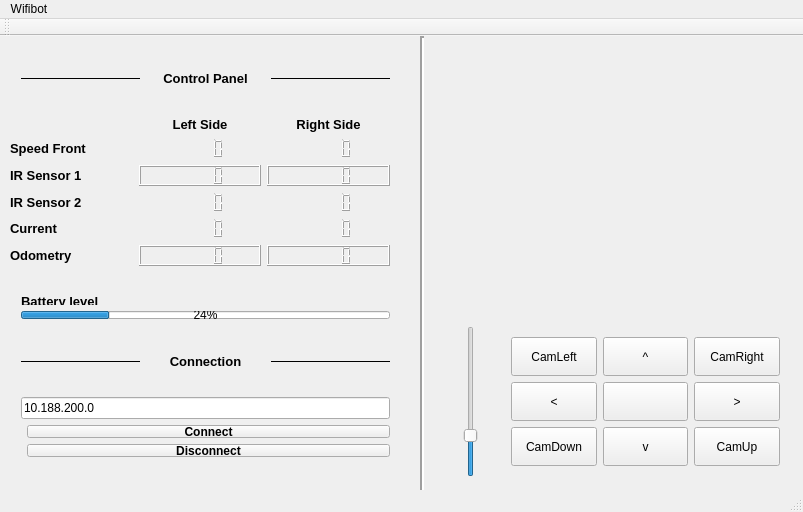
<?xml version="1.0" encoding="UTF-8"?>
<ui version="4.0">
 <class>MainWindow</class>
 <widget class="QMainWindow" name="MainWindow">
  <property name="geometry">
   <rect>
    <x>0</x>
    <y>0</y>
    <width>803</width>
    <height>512</height>
   </rect>
  </property>
  <property name="acceptDrops">
   <bool>false</bool>
  </property>
  <property name="windowTitle">
   <string>MainWindow</string>
  </property>
  <property name="dockNestingEnabled">
   <bool>false</bool>
  </property>
  <widget class="QWidget" name="centralWidget">
   <widget class="QWidget" name="gridLayoutWidget">
    <property name="geometry">
     <rect>
      <x>10</x>
      <y>350</y>
      <width>391</width>
      <height>88</height>
     </rect>
    </property>
    <property name="sizePolicy">
     <sizepolicy hsizetype="Preferred" vsizetype="Preferred">
      <horstretch>0</horstretch>
      <verstretch>0</verstretch>
     </sizepolicy>
    </property>
    <layout class="QGridLayout" name="connectionLayout">
     <item row="0" column="0">
      <widget class="QLineEdit" name="ipAddressEdit">
       <property name="sizePolicy">
        <sizepolicy hsizetype="Expanding" vsizetype="Preferred">
         <horstretch>0</horstretch>
         <verstretch>0</verstretch>
        </sizepolicy>
       </property>
       <property name="text">
        <string>10.188.200.0</string>
       </property>
      </widget>
     </item>
     <item row="1" column="0">
      <layout class="QFormLayout" name="connectBouttonBox">
       <property name="fieldGrowthPolicy">
        <enum>QFormLayout::AllNonFixedFieldsGrow</enum>
       </property>
       <property name="rowWrapPolicy">
        <enum>QFormLayout::WrapLongRows</enum>
       </property>
       <property name="labelAlignment">
        <set>Qt::AlignJustify|Qt::AlignVCenter</set>
       </property>
       <property name="leftMargin">
        <number>0</number>
       </property>
       <property name="rightMargin">
        <number>0</number>
       </property>
       <property name="bottomMargin">
        <number>0</number>
       </property>
       <item row="0" column="1">
        <widget class="QPushButton" name="connectBoutton">
         <property name="sizePolicy">
          <sizepolicy hsizetype="Preferred" vsizetype="Preferred">
           <horstretch>0</horstretch>
           <verstretch>0</verstretch>
          </sizepolicy>
         </property>
         <property name="baseSize">
          <size>
           <width>15</width>
           <height>0</height>
          </size>
         </property>
         <property name="font">
          <font>
           <weight>75</weight>
           <italic>false</italic>
           <bold>true</bold>
           <strikeout>false</strikeout>
           <kerning>false</kerning>
          </font>
         </property>
         <property name="layoutDirection">
          <enum>Qt::RightToLeft</enum>
         </property>
         <property name="autoFillBackground">
          <bool>false</bool>
         </property>
         <property name="text">
          <string>Connect</string>
         </property>
        </widget>
       </item>
       <item row="2" column="1">
        <widget class="Line" name="line_2">
         <property name="sizePolicy">
          <sizepolicy hsizetype="Fixed" vsizetype="Preferred">
           <horstretch>0</horstretch>
           <verstretch>0</verstretch>
          </sizepolicy>
         </property>
         <property name="font">
          <font>
           <pointsize>10</pointsize>
           <weight>75</weight>
           <bold>true</bold>
          </font>
         </property>
         <property name="orientation">
          <enum>Qt::Vertical</enum>
         </property>
        </widget>
       </item>
       <item row="1" column="1">
        <widget class="QPushButton" name="disconnectBoutton">
         <property name="sizePolicy">
          <sizepolicy hsizetype="Minimum" vsizetype="Preferred">
           <horstretch>0</horstretch>
           <verstretch>0</verstretch>
          </sizepolicy>
         </property>
         <property name="minimumSize">
          <size>
           <width>75</width>
           <height>0</height>
          </size>
         </property>
         <property name="baseSize">
          <size>
           <width>15</width>
           <height>0</height>
          </size>
         </property>
         <property name="font">
          <font>
           <weight>75</weight>
           <italic>false</italic>
           <bold>true</bold>
           <strikeout>false</strikeout>
           <kerning>false</kerning>
          </font>
         </property>
         <property name="layoutDirection">
          <enum>Qt::RightToLeft</enum>
         </property>
         <property name="autoFillBackground">
          <bool>false</bool>
         </property>
         <property name="text">
          <string>Disconnect</string>
         </property>
        </widget>
       </item>
      </layout>
     </item>
    </layout>
   </widget>
   <widget class="QWidget" name="gridLayoutWidget_3">
    <property name="geometry">
     <rect>
      <x>10</x>
      <y>310</y>
      <width>391</width>
      <height>31</height>
     </rect>
    </property>
    <layout class="QGridLayout" name="connectionLine">
     <property name="sizeConstraint">
      <enum>QLayout::SetDefaultConstraint</enum>
     </property>
     <item row="0" column="0">
      <widget class="Line" name="line_6">
       <property name="windowModality">
        <enum>Qt::WindowModal</enum>
       </property>
       <property name="sizePolicy">
        <sizepolicy hsizetype="Minimum" vsizetype="Preferred">
         <horstretch>0</horstretch>
         <verstretch>0</verstretch>
        </sizepolicy>
       </property>
       <property name="minimumSize">
        <size>
         <width>28</width>
         <height>6</height>
        </size>
       </property>
       <property name="sizeIncrement">
        <size>
         <width>31</width>
         <height>0</height>
        </size>
       </property>
       <property name="font">
        <font>
         <pointsize>10</pointsize>
         <weight>75</weight>
         <bold>true</bold>
        </font>
       </property>
       <property name="autoFillBackground">
        <bool>true</bool>
       </property>
       <property name="frameShadow">
        <enum>QFrame::Plain</enum>
       </property>
       <property name="lineWidth">
        <number>0</number>
       </property>
       <property name="orientation">
        <enum>Qt::Horizontal</enum>
       </property>
      </widget>
     </item>
     <item row="0" column="1">
      <widget class="QLabel" name="label_6">
       <property name="font">
        <font>
         <pointsize>10</pointsize>
         <weight>75</weight>
         <bold>true</bold>
        </font>
       </property>
       <property name="text">
        <string>Connection</string>
       </property>
       <property name="alignment">
        <set>Qt::AlignCenter</set>
       </property>
      </widget>
     </item>
     <item row="0" column="2">
      <widget class="Line" name="line_4">
       <property name="windowModality">
        <enum>Qt::WindowModal</enum>
       </property>
       <property name="sizePolicy">
        <sizepolicy hsizetype="Minimum" vsizetype="Preferred">
         <horstretch>0</horstretch>
         <verstretch>0</verstretch>
        </sizepolicy>
       </property>
       <property name="minimumSize">
        <size>
         <width>28</width>
         <height>6</height>
        </size>
       </property>
       <property name="sizeIncrement">
        <size>
         <width>31</width>
         <height>0</height>
        </size>
       </property>
       <property name="font">
        <font>
         <pointsize>10</pointsize>
         <weight>75</weight>
         <bold>true</bold>
        </font>
       </property>
       <property name="autoFillBackground">
        <bool>true</bool>
       </property>
       <property name="frameShadow">
        <enum>QFrame::Plain</enum>
       </property>
       <property name="lineWidth">
        <number>0</number>
       </property>
       <property name="orientation">
        <enum>Qt::Horizontal</enum>
       </property>
      </widget>
     </item>
    </layout>
   </widget>
   <widget class="QWidget" name="gridLayoutWidget_5">
    <property name="geometry">
     <rect>
      <x>500</x>
      <y>290</y>
      <width>291</width>
      <height>151</height>
     </rect>
    </property>
    <property name="sizePolicy">
     <sizepolicy hsizetype="Preferred" vsizetype="Preferred">
      <horstretch>0</horstretch>
      <verstretch>0</verstretch>
     </sizepolicy>
    </property>
    <layout class="QGridLayout" name="motionControl">
     <item row="0" column="3">
      <widget class="QPushButton" name="pushButton_3">
       <property name="sizePolicy">
        <sizepolicy hsizetype="Minimum" vsizetype="Preferred">
         <horstretch>0</horstretch>
         <verstretch>0</verstretch>
        </sizepolicy>
       </property>
       <property name="text">
        <string>CamRight</string>
       </property>
      </widget>
     </item>
     <item row="1" column="3">
      <widget class="QPushButton" name="rightBoutton">
       <property name="sizePolicy">
        <sizepolicy hsizetype="Minimum" vsizetype="Preferred">
         <horstretch>0</horstretch>
         <verstretch>0</verstretch>
        </sizepolicy>
       </property>
       <property name="text">
        <string>&gt;</string>
       </property>
      </widget>
     </item>
     <item row="2" column="1">
      <widget class="QPushButton" name="pushButton_4">
       <property name="sizePolicy">
        <sizepolicy hsizetype="Minimum" vsizetype="Preferred">
         <horstretch>0</horstretch>
         <verstretch>0</verstretch>
        </sizepolicy>
       </property>
       <property name="text">
        <string>CamDown</string>
       </property>
      </widget>
     </item>
     <item row="0" column="1">
      <widget class="QPushButton" name="pushButton_2">
       <property name="sizePolicy">
        <sizepolicy hsizetype="Minimum" vsizetype="Preferred">
         <horstretch>0</horstretch>
         <verstretch>0</verstretch>
        </sizepolicy>
       </property>
       <property name="text">
        <string>CamLeft</string>
       </property>
      </widget>
     </item>
     <item row="1" column="2">
      <widget class="QPushButton" name="pushButton">
       <property name="sizePolicy">
        <sizepolicy hsizetype="Minimum" vsizetype="Preferred">
         <horstretch>0</horstretch>
         <verstretch>0</verstretch>
        </sizepolicy>
       </property>
       <property name="text">
        <string/>
       </property>
      </widget>
     </item>
     <item row="0" column="2">
      <widget class="QPushButton" name="upBoutton">
       <property name="sizePolicy">
        <sizepolicy hsizetype="Minimum" vsizetype="Preferred">
         <horstretch>0</horstretch>
         <verstretch>0</verstretch>
        </sizepolicy>
       </property>
       <property name="text">
        <string>^</string>
       </property>
      </widget>
     </item>
     <item row="1" column="1">
      <widget class="QPushButton" name="LeftBoutton">
       <property name="sizePolicy">
        <sizepolicy hsizetype="Minimum" vsizetype="Preferred">
         <horstretch>0</horstretch>
         <verstretch>0</verstretch>
        </sizepolicy>
       </property>
       <property name="text">
        <string>&lt;</string>
       </property>
      </widget>
     </item>
     <item row="2" column="2">
      <widget class="QPushButton" name="downBouton">
       <property name="sizePolicy">
        <sizepolicy hsizetype="Minimum" vsizetype="Preferred">
         <horstretch>0</horstretch>
         <verstretch>0</verstretch>
        </sizepolicy>
       </property>
       <property name="text">
        <string>v</string>
       </property>
      </widget>
     </item>
     <item row="2" column="3">
      <widget class="QPushButton" name="pushButton_5">
       <property name="sizePolicy">
        <sizepolicy hsizetype="Minimum" vsizetype="Preferred">
         <horstretch>0</horstretch>
         <verstretch>0</verstretch>
        </sizepolicy>
       </property>
       <property name="text">
        <string>CamUp</string>
       </property>
      </widget>
     </item>
    </layout>
   </widget>
   <widget class="QSlider" name="speedSlider">
    <property name="geometry">
     <rect>
      <x>460</x>
      <y>290</y>
      <width>21</width>
      <height>151</height>
     </rect>
    </property>
    <property name="maximum">
     <number>240</number>
    </property>
    <property name="singleStep">
     <number>20</number>
    </property>
    <property name="pageStep">
     <number>20</number>
    </property>
    <property name="value">
     <number>60</number>
    </property>
    <property name="tracking">
     <bool>true</bool>
    </property>
    <property name="orientation">
     <enum>Qt::Vertical</enum>
    </property>
    <property name="tickInterval">
     <number>0</number>
    </property>
   </widget>
   <widget class="QWidget" name="formLayoutWidget">
    <property name="geometry">
     <rect>
      <x>10</x>
      <y>70</y>
      <width>391</width>
      <height>171</height>
     </rect>
    </property>
    <property name="sizePolicy">
     <sizepolicy hsizetype="Preferred" vsizetype="Preferred">
      <horstretch>0</horstretch>
      <verstretch>0</verstretch>
     </sizepolicy>
    </property>
    <property name="font">
     <font>
      <pointsize>10</pointsize>
      <weight>75</weight>
      <bold>true</bold>
     </font>
    </property>
    <property name="autoFillBackground">
     <bool>true</bool>
    </property>
    <layout class="QGridLayout" name="controlPanel">
     <property name="sizeConstraint">
      <enum>QLayout::SetDefaultConstraint</enum>
     </property>
     <property name="leftMargin">
      <number>0</number>
     </property>
     <property name="verticalSpacing">
      <number>6</number>
     </property>
     <item row="3" column="2">
      <widget class="QLCDNumber" name="IRS2Right">
       <property name="sizePolicy">
        <sizepolicy hsizetype="Minimum" vsizetype="Preferred">
         <horstretch>0</horstretch>
         <verstretch>0</verstretch>
        </sizepolicy>
       </property>
       <property name="font">
        <font>
         <pointsize>10</pointsize>
         <weight>75</weight>
         <bold>true</bold>
        </font>
       </property>
       <property name="autoFillBackground">
        <bool>true</bool>
       </property>
       <property name="frameShadow">
        <enum>QFrame::Plain</enum>
       </property>
       <property name="lineWidth">
        <number>0</number>
       </property>
      </widget>
     </item>
     <item row="1" column="2">
      <widget class="QLCDNumber" name="speedRight">
       <property name="sizePolicy">
        <sizepolicy hsizetype="Minimum" vsizetype="Preferred">
         <horstretch>0</horstretch>
         <verstretch>0</verstretch>
        </sizepolicy>
       </property>
       <property name="font">
        <font>
         <pointsize>10</pointsize>
         <weight>75</weight>
         <bold>true</bold>
        </font>
       </property>
       <property name="autoFillBackground">
        <bool>true</bool>
       </property>
       <property name="frameShadow">
        <enum>QFrame::Plain</enum>
       </property>
       <property name="lineWidth">
        <number>0</number>
       </property>
      </widget>
     </item>
     <item row="3" column="0">
      <widget class="QLabel" name="irSensor2Label">
       <property name="sizePolicy">
        <sizepolicy hsizetype="Preferred" vsizetype="Preferred">
         <horstretch>0</horstretch>
         <verstretch>0</verstretch>
        </sizepolicy>
       </property>
       <property name="font">
        <font>
         <pointsize>10</pointsize>
         <weight>75</weight>
         <bold>true</bold>
        </font>
       </property>
       <property name="autoFillBackground">
        <bool>true</bool>
       </property>
       <property name="frameShadow">
        <enum>QFrame::Plain</enum>
       </property>
       <property name="lineWidth">
        <number>0</number>
       </property>
       <property name="text">
        <string>IR Sensor 2</string>
       </property>
      </widget>
     </item>
     <item row="0" column="2">
      <widget class="QLabel" name="rightSideLabel">
       <property name="sizePolicy">
        <sizepolicy hsizetype="Preferred" vsizetype="Preferred">
         <horstretch>0</horstretch>
         <verstretch>0</verstretch>
        </sizepolicy>
       </property>
       <property name="font">
        <font>
         <pointsize>10</pointsize>
         <weight>75</weight>
         <bold>true</bold>
        </font>
       </property>
       <property name="autoFillBackground">
        <bool>true</bool>
       </property>
       <property name="frameShadow">
        <enum>QFrame::Plain</enum>
       </property>
       <property name="lineWidth">
        <number>0</number>
       </property>
       <property name="text">
        <string>Right Side</string>
       </property>
       <property name="alignment">
        <set>Qt::AlignCenter</set>
       </property>
      </widget>
     </item>
     <item row="0" column="1">
      <widget class="QLabel" name="leftSideLabel">
       <property name="sizePolicy">
        <sizepolicy hsizetype="Preferred" vsizetype="Preferred">
         <horstretch>0</horstretch>
         <verstretch>0</verstretch>
        </sizepolicy>
       </property>
       <property name="font">
        <font>
         <pointsize>10</pointsize>
         <weight>75</weight>
         <bold>true</bold>
        </font>
       </property>
       <property name="autoFillBackground">
        <bool>true</bool>
       </property>
       <property name="frameShadow">
        <enum>QFrame::Plain</enum>
       </property>
       <property name="lineWidth">
        <number>0</number>
       </property>
       <property name="text">
        <string>Left Side</string>
       </property>
       <property name="alignment">
        <set>Qt::AlignCenter</set>
       </property>
      </widget>
     </item>
     <item row="4" column="2">
      <widget class="QLCDNumber" name="CurrentRight">
       <property name="sizePolicy">
        <sizepolicy hsizetype="Minimum" vsizetype="Preferred">
         <horstretch>0</horstretch>
         <verstretch>0</verstretch>
        </sizepolicy>
       </property>
       <property name="font">
        <font>
         <pointsize>10</pointsize>
         <weight>75</weight>
         <bold>true</bold>
        </font>
       </property>
       <property name="autoFillBackground">
        <bool>true</bool>
       </property>
       <property name="frameShadow">
        <enum>QFrame::Plain</enum>
       </property>
       <property name="lineWidth">
        <number>0</number>
       </property>
      </widget>
     </item>
     <item row="4" column="0">
      <widget class="QLabel" name="currentLabel">
       <property name="sizePolicy">
        <sizepolicy hsizetype="Preferred" vsizetype="Preferred">
         <horstretch>0</horstretch>
         <verstretch>0</verstretch>
        </sizepolicy>
       </property>
       <property name="font">
        <font>
         <pointsize>10</pointsize>
         <weight>75</weight>
         <bold>true</bold>
        </font>
       </property>
       <property name="autoFillBackground">
        <bool>true</bool>
       </property>
       <property name="frameShadow">
        <enum>QFrame::Plain</enum>
       </property>
       <property name="lineWidth">
        <number>0</number>
       </property>
       <property name="text">
        <string>Current</string>
       </property>
      </widget>
     </item>
     <item row="2" column="0">
      <widget class="QLabel" name="label">
       <property name="sizePolicy">
        <sizepolicy hsizetype="Preferred" vsizetype="Preferred">
         <horstretch>0</horstretch>
         <verstretch>0</verstretch>
        </sizepolicy>
       </property>
       <property name="font">
        <font>
         <pointsize>10</pointsize>
         <weight>75</weight>
         <bold>true</bold>
        </font>
       </property>
       <property name="autoFillBackground">
        <bool>true</bool>
       </property>
       <property name="frameShadow">
        <enum>QFrame::Plain</enum>
       </property>
       <property name="lineWidth">
        <number>0</number>
       </property>
       <property name="text">
        <string>IR Sensor 1</string>
       </property>
      </widget>
     </item>
     <item row="1" column="0">
      <widget class="QLabel" name="SpeedFrontLabel">
       <property name="sizePolicy">
        <sizepolicy hsizetype="Preferred" vsizetype="Preferred">
         <horstretch>0</horstretch>
         <verstretch>0</verstretch>
        </sizepolicy>
       </property>
       <property name="font">
        <font>
         <pointsize>10</pointsize>
         <weight>75</weight>
         <bold>true</bold>
        </font>
       </property>
       <property name="autoFillBackground">
        <bool>true</bool>
       </property>
       <property name="frameShadow">
        <enum>QFrame::Plain</enum>
       </property>
       <property name="lineWidth">
        <number>0</number>
       </property>
       <property name="text">
        <string>Speed Front</string>
       </property>
      </widget>
     </item>
     <item row="3" column="1">
      <widget class="QLCDNumber" name="IRS2Left">
       <property name="sizePolicy">
        <sizepolicy hsizetype="Minimum" vsizetype="Preferred">
         <horstretch>0</horstretch>
         <verstretch>0</verstretch>
        </sizepolicy>
       </property>
       <property name="font">
        <font>
         <pointsize>10</pointsize>
         <weight>75</weight>
         <bold>true</bold>
        </font>
       </property>
       <property name="autoFillBackground">
        <bool>true</bool>
       </property>
       <property name="frameShadow">
        <enum>QFrame::Plain</enum>
       </property>
       <property name="lineWidth">
        <number>0</number>
       </property>
      </widget>
     </item>
     <item row="1" column="1">
      <widget class="QLCDNumber" name="speedLeft">
       <property name="sizePolicy">
        <sizepolicy hsizetype="Preferred" vsizetype="Preferred">
         <horstretch>0</horstretch>
         <verstretch>0</verstretch>
        </sizepolicy>
       </property>
       <property name="font">
        <font>
         <pointsize>10</pointsize>
         <weight>75</weight>
         <bold>true</bold>
        </font>
       </property>
       <property name="autoFillBackground">
        <bool>true</bool>
       </property>
       <property name="frameShadow">
        <enum>QFrame::Plain</enum>
       </property>
       <property name="lineWidth">
        <number>0</number>
       </property>
      </widget>
     </item>
     <item row="4" column="1">
      <widget class="QLCDNumber" name="CurrentLeft">
       <property name="sizePolicy">
        <sizepolicy hsizetype="Minimum" vsizetype="Preferred">
         <horstretch>0</horstretch>
         <verstretch>0</verstretch>
        </sizepolicy>
       </property>
       <property name="font">
        <font>
         <pointsize>10</pointsize>
         <weight>75</weight>
         <bold>true</bold>
        </font>
       </property>
       <property name="autoFillBackground">
        <bool>true</bool>
       </property>
       <property name="frameShadow">
        <enum>QFrame::Plain</enum>
       </property>
       <property name="lineWidth">
        <number>0</number>
       </property>
      </widget>
     </item>
     <item row="5" column="0">
      <widget class="QLabel" name="label_5">
       <property name="text">
        <string>Odometry </string>
       </property>
      </widget>
     </item>
     <item row="2" column="1">
      <widget class="QLCDNumber" name="IRS1Left">
       <property name="sizePolicy">
        <sizepolicy hsizetype="Preferred" vsizetype="Preferred">
         <horstretch>0</horstretch>
         <verstretch>0</verstretch>
        </sizepolicy>
       </property>
       <property name="contextMenuPolicy">
        <enum>Qt::NoContextMenu</enum>
       </property>
       <property name="layoutDirection">
        <enum>Qt::LeftToRight</enum>
       </property>
      </widget>
     </item>
     <item row="2" column="2">
      <widget class="QLCDNumber" name="IRS1Right">
       <property name="sizePolicy">
        <sizepolicy hsizetype="Preferred" vsizetype="Preferred">
         <horstretch>0</horstretch>
         <verstretch>0</verstretch>
        </sizepolicy>
       </property>
       <property name="contextMenuPolicy">
        <enum>Qt::NoContextMenu</enum>
       </property>
       <property name="layoutDirection">
        <enum>Qt::LeftToRight</enum>
       </property>
      </widget>
     </item>
     <item row="5" column="1">
      <widget class="QLCDNumber" name="odometryLeft">
       <property name="sizePolicy">
        <sizepolicy hsizetype="Preferred" vsizetype="Preferred">
         <horstretch>0</horstretch>
         <verstretch>0</verstretch>
        </sizepolicy>
       </property>
       <property name="contextMenuPolicy">
        <enum>Qt::NoContextMenu</enum>
       </property>
       <property name="layoutDirection">
        <enum>Qt::LeftToRight</enum>
       </property>
      </widget>
     </item>
     <item row="5" column="2">
      <widget class="QLCDNumber" name="odometryRight">
       <property name="sizePolicy">
        <sizepolicy hsizetype="Preferred" vsizetype="Preferred">
         <horstretch>0</horstretch>
         <verstretch>0</verstretch>
        </sizepolicy>
       </property>
       <property name="contextMenuPolicy">
        <enum>Qt::NoContextMenu</enum>
       </property>
       <property name="layoutDirection">
        <enum>Qt::LeftToRight</enum>
       </property>
      </widget>
     </item>
    </layout>
   </widget>
   <widget class="QWidget" name="gridLayoutWidget_4">
    <property name="geometry">
     <rect>
      <x>10</x>
      <y>250</y>
      <width>391</width>
      <height>45</height>
     </rect>
    </property>
    <layout class="QGridLayout" name="batteryLevel">
     <property name="sizeConstraint">
      <enum>QLayout::SetDefaultConstraint</enum>
     </property>
     <item row="1" column="0">
      <widget class="QLabel" name="label_4">
       <property name="font">
        <font>
         <pointsize>10</pointsize>
         <weight>75</weight>
         <bold>true</bold>
        </font>
       </property>
       <property name="text">
        <string>Battery level</string>
       </property>
      </widget>
     </item>
     <item row="3" column="0">
      <widget class="QProgressBar" name="progressBar">
       <property name="value">
        <number>24</number>
       </property>
      </widget>
     </item>
    </layout>
   </widget>
   <widget class="Line" name="Separation">
    <property name="geometry">
     <rect>
      <x>410</x>
      <y>0</y>
      <width>25</width>
      <height>461</height>
     </rect>
    </property>
    <property name="sizePolicy">
     <sizepolicy hsizetype="Preferred" vsizetype="Minimum">
      <horstretch>0</horstretch>
      <verstretch>0</verstretch>
     </sizepolicy>
    </property>
    <property name="minimumSize">
     <size>
      <width>25</width>
      <height>0</height>
     </size>
    </property>
    <property name="font">
     <font>
      <pointsize>10</pointsize>
      <weight>75</weight>
      <bold>true</bold>
     </font>
    </property>
    <property name="autoFillBackground">
     <bool>false</bool>
    </property>
    <property name="lineWidth">
     <number>2</number>
    </property>
    <property name="orientation">
     <enum>Qt::Vertical</enum>
    </property>
   </widget>
   <widget class="QLabel" name="label_3">
    <property name="geometry">
     <rect>
      <x>460</x>
      <y>10</y>
      <width>331</width>
      <height>261</height>
     </rect>
    </property>
    <property name="font">
     <font>
      <strikeout>false</strikeout>
      <kerning>false</kerning>
     </font>
    </property>
    <property name="text">
     <string/>
    </property>
    <property name="textFormat">
     <enum>Qt::PlainText</enum>
    </property>
    <property name="pixmap">
     <pixmap>../../logo.png</pixmap>
    </property>
    <property name="scaledContents">
     <bool>true</bool>
    </property>
    <property name="wordWrap">
     <bool>false</bool>
    </property>
    <property name="openExternalLinks">
     <bool>false</bool>
    </property>
   </widget>
   <widget class="QWidget" name="gridLayoutWidget_2">
    <property name="geometry">
     <rect>
      <x>10</x>
      <y>20</y>
      <width>391</width>
      <height>44</height>
     </rect>
    </property>
    <property name="font">
     <font>
      <pointsize>10</pointsize>
      <weight>75</weight>
      <bold>true</bold>
     </font>
    </property>
    <property name="autoFillBackground">
     <bool>true</bool>
    </property>
    <layout class="QGridLayout" name="controlLine">
     <property name="sizeConstraint">
      <enum>QLayout::SetDefaultConstraint</enum>
     </property>
     <item row="0" column="0">
      <widget class="Line" name="line">
       <property name="windowModality">
        <enum>Qt::WindowModal</enum>
       </property>
       <property name="minimumSize">
        <size>
         <width>28</width>
         <height>6</height>
        </size>
       </property>
       <property name="sizeIncrement">
        <size>
         <width>31</width>
         <height>0</height>
        </size>
       </property>
       <property name="font">
        <font>
         <pointsize>10</pointsize>
         <weight>75</weight>
         <bold>true</bold>
        </font>
       </property>
       <property name="autoFillBackground">
        <bool>true</bool>
       </property>
       <property name="frameShadow">
        <enum>QFrame::Plain</enum>
       </property>
       <property name="lineWidth">
        <number>0</number>
       </property>
       <property name="orientation">
        <enum>Qt::Horizontal</enum>
       </property>
      </widget>
     </item>
     <item row="0" column="1">
      <widget class="QLabel" name="label_2">
       <property name="font">
        <font>
         <pointsize>10</pointsize>
         <weight>75</weight>
         <bold>true</bold>
         <strikeout>false</strikeout>
        </font>
       </property>
       <property name="autoFillBackground">
        <bool>true</bool>
       </property>
       <property name="frameShadow">
        <enum>QFrame::Plain</enum>
       </property>
       <property name="lineWidth">
        <number>0</number>
       </property>
       <property name="text">
        <string>Control Panel</string>
       </property>
       <property name="alignment">
        <set>Qt::AlignCenter</set>
       </property>
      </widget>
     </item>
     <item row="0" column="2">
      <widget class="Line" name="line_3">
       <property name="windowModality">
        <enum>Qt::WindowModal</enum>
       </property>
       <property name="sizePolicy">
        <sizepolicy hsizetype="Minimum" vsizetype="MinimumExpanding">
         <horstretch>0</horstretch>
         <verstretch>0</verstretch>
        </sizepolicy>
       </property>
       <property name="minimumSize">
        <size>
         <width>28</width>
         <height>6</height>
        </size>
       </property>
       <property name="sizeIncrement">
        <size>
         <width>31</width>
         <height>0</height>
        </size>
       </property>
       <property name="font">
        <font>
         <pointsize>10</pointsize>
         <weight>75</weight>
         <bold>true</bold>
        </font>
       </property>
       <property name="autoFillBackground">
        <bool>true</bool>
       </property>
       <property name="frameShadow">
        <enum>QFrame::Plain</enum>
       </property>
       <property name="lineWidth">
        <number>0</number>
       </property>
       <property name="orientation">
        <enum>Qt::Horizontal</enum>
       </property>
      </widget>
     </item>
    </layout>
   </widget>
  </widget>
  <widget class="QMenuBar" name="menuBar">
   <property name="geometry">
    <rect>
     <x>0</x>
     <y>0</y>
     <width>803</width>
     <height>21</height>
    </rect>
   </property>
   <widget class="QMenu" name="menuWifibot">
    <property name="title">
     <string>Wifibot</string>
    </property>
   </widget>
   <addaction name="menuWifibot"/>
  </widget>
  <widget class="QToolBar" name="mainToolBar">
   <attribute name="toolBarArea">
    <enum>TopToolBarArea</enum>
   </attribute>
   <attribute name="toolBarBreak">
    <bool>false</bool>
   </attribute>
  </widget>
  <widget class="QStatusBar" name="statusBar"/>
 </widget>
 <layoutdefault spacing="6" margin="11"/>
 <resources/>
 <connections/>
</ui>
